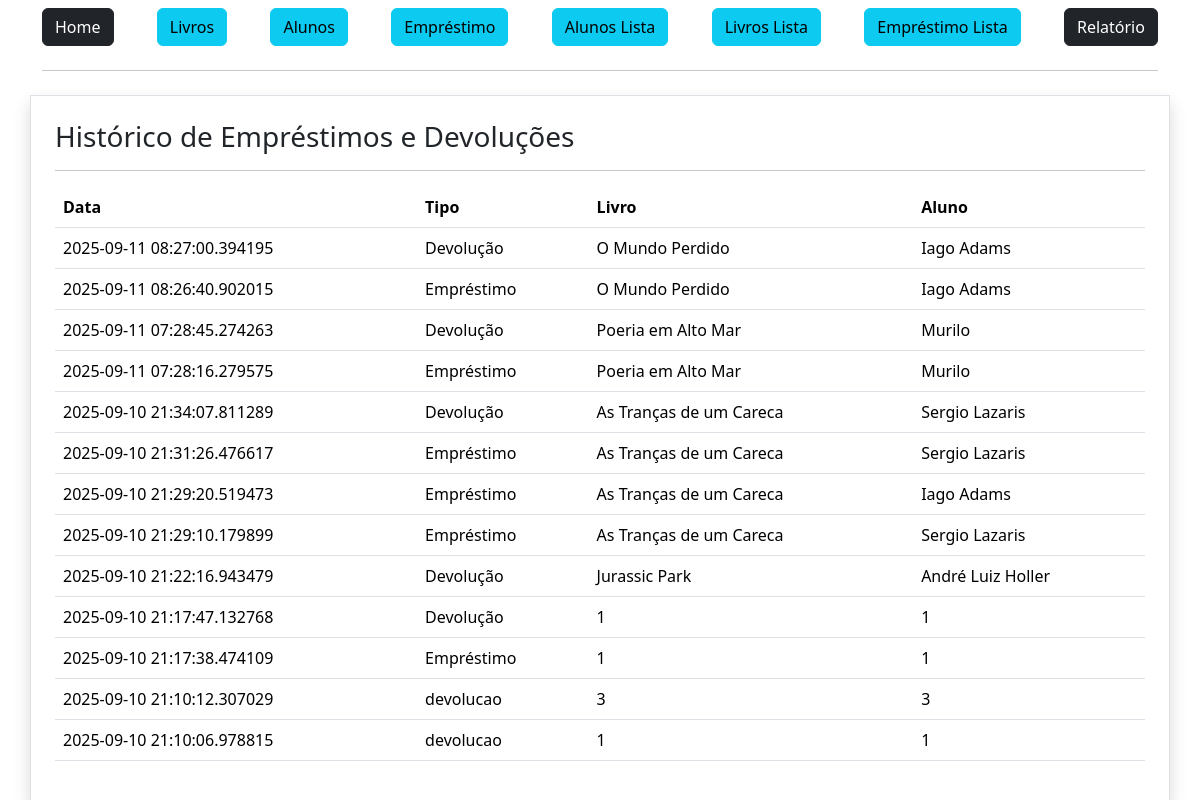
The page /historico/ (signed in) on the database its author committed.
### app/models.py (models this page shows)
class LoanEvent(db.Model):
    id = db.Column(db.Integer, primary_key=True)
    loan_id = db.Column(db.Integer, db.ForeignKey('loan.id'))
    event_type = db.Column(db.String, nullable=False)
    event_date = db.Column(db.DateTime, default=datetime.now)
    book_title = db.Column(db.String, nullable=False)
    student_name = db.Column(db.String, nullable=False)
    loan = db.relationship("Loan", backref="events")

### app/view.py (the view)
@app.route('/historico/')
@login_required
def history():
    eventos = LoanEvent.query.order_by(LoanEvent.event_date.desc()).all()
    return render_template('historico.html', eventos=eventos)

### app/__init__.py (called while the page is built)
@login_manager.user_loader
def load_user(user_id):
    return Employee.query.get(int(user_id))

### app/view.py (called while the page is built)
@app.before_request
def atualizar_status_atrasados():
    hoje = datetime.now()
    emprestimos = Loan.query.filter(
        Loan.status == 'Emprestado',
        Loan.returnDate == None,
        Loan.returnLimit < hoje
    ).all()
    for emprestimo in emprestimos:
        emprestimo.status = 'Atrasado'
    if emprestimos:
        db.session.commit()

### app/templates/historico.html
{% extends 'base.html' %}
{% block content %}
<div class="container mt-4 p-4 round border shadow">
    <h3>Histórico de Empréstimos e Devoluções</h3>
    <hr>
    <table class="table">
        <thead>
            <tr>
                <th>Data</th>
                <th>Tipo</th>
                <th>Livro</th>
                <th>Aluno</th>
            </tr>
        </thead>
        <tbody>
        {% for evento in eventos %}
            <tr>
                <td>{{ evento.event_date }}</td>
                <td>{{ evento.event_type }}</td>
                <td>{{ evento.book_title }}</td>
                <td>{{ evento.student_name }}</td>
            </tr>
        {% endfor %}
        </tbody>
    </table>
</div>
{% endblock %}

### rows shown on the page
LoanEvent: event_date "2025-09-11 08:27:00.394195", event_type "Devolução", book_title "O Mundo Perdido", student_name "Iago Adams"
LoanEvent: event_date "2025-09-11 08:26:40.902015", event_type "Empréstimo", book_title "O Mundo Perdido", student_name "Iago Adams"
LoanEvent: event_date "2025-09-11 07:28:45.274263", event_type "Devolução", book_title "Poeria em Alto Mar", student_name "Murilo"
LoanEvent: event_date "2025-09-11 07:28:16.279575", event_type "Empréstimo", book_title "Poeria em Alto Mar", student_name "Murilo"
LoanEvent: event_date "2025-09-10 21:34:07.811289", event_type "Devolução", book_title "As Tranças de um Careca", student_name "Sergio Lazaris"
LoanEvent: event_date "2025-09-10 21:31:26.476617", event_type "Empréstimo", book_title "As Tranças de um Careca", student_name "Sergio Lazaris"
LoanEvent: event_date "2025-09-10 21:29:20.519473", event_type "Empréstimo", book_title "As Tranças de um Careca", student_name "Iago Adams"
LoanEvent: event_date "2025-09-10 21:29:10.179899", event_type "Empréstimo", book_title "As Tranças de um Careca", student_name "Sergio Lazaris"
LoanEvent: event_date "2025-09-10 21:22:16.943479", event_type "Devolução", book_title "Jurassic Park", student_name "André Luiz Holler"
LoanEvent: event_date "2025-09-10 21:17:47.132768", event_type "Devolução", book_title "1", student_name "1"
LoanEvent: event_date "2025-09-10 21:17:38.474109", event_type "Empréstimo", book_title "1", student_name "1"
LoanEvent: event_date "2025-09-10 21:10:12.307029", event_type "devolucao", book_title "3", student_name "3"
LoanEvent: event_date "2025-09-10 21:10:06.978815", event_type "devolucao", book_title "1", student_name "1"
